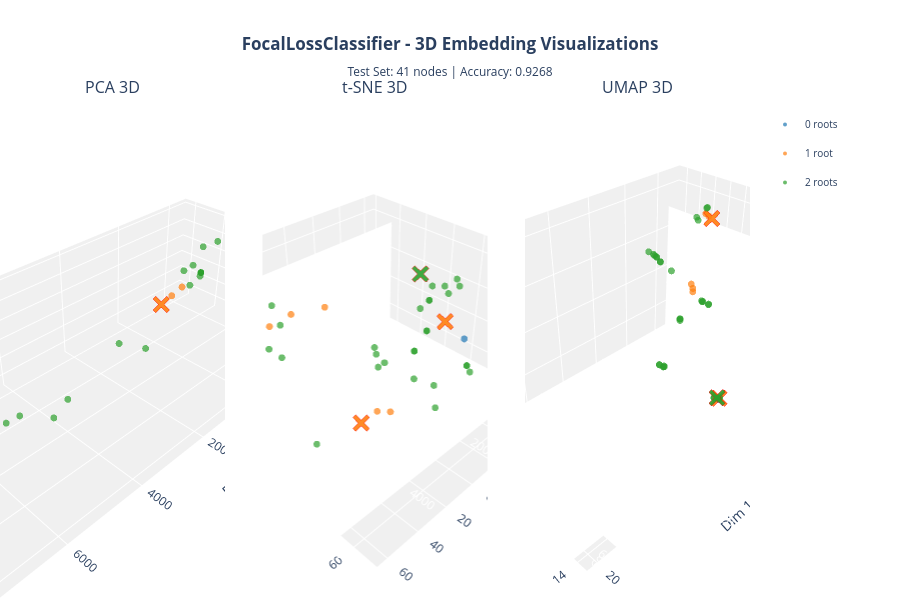

Write notebook code for a chart like this one.
### Code cell
# 4. Focal Loss Model - 3D Visualization
print("\n" + "="*70)
print("3D VISUALIZATION - FOCAL LOSS CLASSIFIER")
print("="*70)
focal_embeddings_3d = plot_model_embeddings_3d(focal_model, "FocalLossClassifier", data, trainer, class_names)

print("\n" + "="*70)
print("✓ All 3D embedding visualizations complete!")
print("="*70)

### Figure 1 — Plotly figure (JSON) as saved in the notebook; plotly's stock layout.template omitted (floating-point values rounded to 4 significant figures)
{"data": [{"hovertemplate": "<b>0 roots</b><br>True: %{text}<br>PCA1: %{x:.2f}<br>PCA2: %{y:.2f}<br>PCA3: %{z:.2f}<extra></extra>", "legendgroup": "class_0", "marker": {"color": "#1f77b4", "opacity": 0.7, "size": 4, "symbol": "circle"}, "mode": "markers", "name": "0 roots", "scene": "scene", "showlegend": true, "text": ["0 roots"], "type": "scatter3d", "x": [-2015.0], "y": [303.7], "z": [620.1]}, {"hovertemplate": "<b>1 root</b><br>True: %{text}<br>PCA1: %{x:.2f}<br>PCA2: %{y:.2f}<br>PCA3: %{z:.2f}<extra></extra>", "legendgroup": "class_1", "marker": {"color": "#ff7f0e", "opacity": 0.7, "size": 4, "symbol": "circle"}, "mode": "markers", "name": "1 root", "scene": "scene", "showlegend": true, "text": ["1 root", "1 root", "1 root", "1 root", "1 root"], "type": "scatter3d", "x": [-298.1, -586.8, -1075.0, -324.2, 459.5], "y": [-723.7, -634.6, 1196.0, 1659.0, 2112.0], "z": [-386.9, -212.1, -396.9, -1063.0, -1736.0]}, {"hovertemplate": "<b>ERROR</b><br>True: 1 root<br>Pred: %{text}<br>PCA1: %{x:.2f}<br>PCA2: %{y:.2f}<br>PCA3: %{z:.2f}<extra></extra>", "legendgroup": "class_1", "marker": {"color": "#ff7f0e", "line": {"color": "red", "width": 2}, "opacity": 0.9, "size": 6, "symbol": "x"}, "mode": "markers", "name": "1 root (error)", "scene": "scene", "showlegend": false, "text": ["2 roots", "0 roots"], "type": "scatter3d", "x": [-7.24, -2254.0], "y": [-813.6, 9.158], "z": [-563.1, 728.7]}, {"hovertemplate": "<b>2 roots</b><br>True: %{text}<br>PCA1: %{x:.2f}<br>PCA2: %{y:.2f}<br>PCA3: %{z:.2f}<extra></extra>", "legendgroup": "class_2", "marker": {"color": "#2ca02c", "opacity": 0.7, "size": 4, "symbol": "circle"}, "mode": "markers", "name": "2 roots", "scene": "scene", "showlegend": true, "text": ["2 roots", "2 roots", "2 roots", "2 roots", "2 roots", "2 roots", "2 roots", "2 roots", "2 roots", "2 roots", "2 roots", "2 roots", "2 roots", "2 roots", "2 roots", "2 roots", "2 roots", "2 roots", "2 roots", "2 roots", "2 roots", "2 roots", "2 roots", "2 roots", "2 roots", "2 roots", "2 roots", "2 roots", "2 roots", "2 roots", "2 roots", "2 roots"], "type": "scatter3d", "x": [6337.0, 1092.0, -488.9, -756.2, -783.9, -1076.0, -1327.0, -1245.0, -1245.0, -1245.0, -1245.0, -1654.0, -1997.0, -1997.0, -2268.0, -2268.0, -2268.0, -2398.0, -2398.0, -2398.0, -2255.0, -2255.0, -1836.0, -1962.0, -1962.0, 2594.0, 4668.0, 5826.0, 6196.0, 4998.0, 6782.0, 7448.0], "y": [-2227.0, -1252.0, -540.6, -471.2, -537.4, -454.8, -625.0, -560.3, -560.3, -560.3, -560.3, -422.5, -185.6, -185.6, 16.2, 16.2, 16.2, 156.5, 156.5, 156.5, 268.6, 268.6, 550.7, 456.6, 456.6, 982.0, 878.1, 931.0, 1054.0, 829.1, 897.3, 928.4], "z": [1016.0, -1465.0, 331.0, 411.5, -198.7, -12.78, 675.4, -11.61, -11.61, -11.61, -11.61, 783.0, 535.4, 535.4, 735.3, 735.3, 735.3, 749.9, 749.9, 749.9, 553.6, 553.6, 318.8, 314.3, 314.3, 236.7, 27.41, 364.4, 511.1, -267.1, 248.3, 441.1]}, {"hovertemplate": "<b>ERROR</b><br>True: 2 roots<br>Pred: %{text}<br>PCA1: %{x:.2f}<br>PCA2: %{y:.2f}<br>PCA3: %{z:.2f}<extra></extra>", "legendgroup": "class_2", "marker": {"color": "#2ca02c", "line": {"color": "red", "width": 2}, "opacity": 0.9, "size": 6, "symbol": "x"}, "mode": "markers", "name": "2 roots (error)", "scene": "scene", "showlegend": false, "text": ["0 roots"], "type": "scatter3d", "x": [-2338.0], "y": [102.6], "z": [924.4]}, {"hovertemplate": "<b>0 roots</b><br>True: %{text}<br>t-SNE1: %{x:.2f}<br>t-SNE2: %{y:.2f}<br>t-SNE3: %{z:.2f}<extra></extra>", "legendgroup": "class_0", "marker": {"color": "#1f77b4", "opacity": 0.7, "size": 4, "symbol": "circle"}, "mode": "markers", "name": "0 roots", "scene": "scene2", "showlegend": false, "text": ["0 roots"], "type": "scatter3d", "x": [-56.39], "y": [21.75], "z": [-9.731]}, {"hovertemplate": "<b>1 root</b><br>True: %{text}<br>t-SNE1: %{x:.2f}<br>t-SNE2: %{y:.2f}<br>t-SNE3: %{z:.2f}<extra></extra>", "legendgroup": "class_1", "marker": {"color": "#ff7f0e", "opacity": 0.7, "size": 4, "symbol": "circle"}, "mode": "markers", "name": "1 root", "scene": "scene2", "showlegend": false, "text": ["1 root", "1 root", "1 root", "1 root", "1 root"], "type": "scatter3d", "x": [4.055, 5.641, -8.137, 7.256, 19.21], "y": [12.53, 23.73, -41.63, -53.05, -58.04], "z": [-32.2, -24.64, 4.664, 1.648, -3.375]}, {"hovertemplate": "<b>ERROR</b><br>True: 1 root<br>Pred: %{text}<br>t-SNE1: %{x:.2f}<br>t-SNE2: %{y:.2f}<br>t-SNE3: %{z:.2f}<extra></extra>", "legendgroup": "class_1", "marker": {"color": "#ff7f0e", "line": {"color": "red", "width": 2}, "opacity": 0.9, "size": 6, "symbol": "x"}, "mode": "markers", "name": "1 root (error)", "scene": "scene2", "showlegend": false, "text": ["2 roots", "0 roots"], "type": "scatter3d", "x": [9.547, -45.92], "y": [5.675, 15.35], "z": [-41.43, 3.714]}, {"hovertemplate": "<b>2 roots</b><br>True: %{text}<br>t-SNE1: %{x:.2f}<br>t-SNE2: %{y:.2f}<br>t-SNE3: %{z:.2f}<extra></extra>", "legendgroup": "class_2", "marker": {"color": "#2ca02c", "opacity": 0.7, "size": 4, "symbol": "circle"}, "mode": "markers", "name": "2 roots", "scene": "scene2", "showlegend": false, "text": ["2 roots", "2 roots", "2 roots", "2 roots", "2 roots", "2 roots", "2 roots", "2 roots", "2 roots", "2 roots", "2 roots", "2 roots", "2 roots", "2 roots", "2 roots", "2 roots", "2 roots", "2 roots", "2 roots", "2 roots", "2 roots", "2 roots", "2 roots", "2 roots", "2 roots", "2 roots", "2 roots", "2 roots", "2 roots", "2 roots", "2 roots", "2 roots"], "type": "scatter3d", "x": [61.16, 46.54, -14.59, -18.52, 13.94, 5.018, -19.74, -14.86, -12.27, -12.27, -1.644, -29.52, -29.52, -41.57, -63.7, -48.05, -48.05, -46.77, -46.77, -55.23, -45.98, -45.98, -22.4, -29.46, -33.81, 30.05, 43.66, 48.0, 53.96, 54.25, 57.0, 62.4], "y": [-13.66, 12.9, 36.97, 31.98, 21.57, 38.06, 41.78, 70.41, 55.42, 55.42, 64.64, 32.83, 17.97, 19.34, -0.4115, 1.543, 1.543, 2.0, 2.0, -10.75, -5.952, -5.952, -13.01, -23.13, -18.87, -37.17, -11.62, -6.808, -18.41, -13.75, -2.857, -8.184], "z": [-7.542, -27.12, -26.14, -16.16, 15.17, 4.589, 46.64, 12.7, 12.5, 12.5, 19.43, 43.1, 33.46, 24.76, 12.62, 10.53, 10.53, -9.047, -9.047, -3.192, -26.83, -26.83, -30.06, -24.58, -35.92, 23.87, 30.01, 16.1, 8.652, 39.28, 27.39, 14.87]}, {"hovertemplate": "<b>ERROR</b><br>True: 2 roots<br>Pred: %{text}<br>t-SNE1: %{x:.2f}<br>t-SNE2: %{y:.2f}<br>t-SNE3: %{z:.2f}<extra></extra>", "legendgroup": "class_2", "marker": {"color": "#2ca02c", "line": {"color": "red", "width": 2}, "opacity": 0.9, "size": 6, "symbol": "x"}, "mode": "markers", "name": "2 roots (error)", "scene": "scene2", "showlegend": false, "text": ["0 roots"], "type": "scatter3d", "x": [-60.3], "y": [-16.15], "z": [15.83]}, {"hovertemplate": "<b>0 roots</b><br>True: %{text}<br>UMAP1: %{x:.2f}<br>UMAP2: %{y:.2f}<br>UMAP3: %{z:.2f}<extra></extra>", "legendgroup": "class_0", "marker": {"color": "#1f77b4", "opacity": 0.7, "size": 4, "symbol": "circle"}, "mode": "markers", "name": "0 roots", "scene": "scene3", "showlegend": false, "text": ["0 roots"], "type": "scatter3d", "x": [2.327], "y": [14.83], "z": [3.681]}, {"hovertemplate": "<b>1 root</b><br>True: %{text}<br>UMAP1: %{x:.2f}<br>UMAP2: %{y:.2f}<br>UMAP3: %{z:.2f}<extra></extra>", "legendgroup": "class_1", "marker": {"color": "#ff7f0e", "opacity": 0.7, "size": 4, "symbol": "circle"}, "mode": "markers", "name": "1 root", "scene": "scene3", "showlegend": false, "text": ["1 root", "1 root", "1 root", "1 root", "1 root"], "type": "scatter3d", "x": [-7.373, -7.207, 4.467, 4.453, 4.359], "y": [4.262, 3.971, 12.27, 12.25, 11.96], "z": [17.65, 17.89, 16.22, 16.55, 16.86]}, {"hovertemplate": "<b>ERROR</b><br>True: 1 root<br>Pred: %{text}<br>UMAP1: %{x:.2f}<br>UMAP2: %{y:.2f}<br>UMAP3: %{z:.2f}<extra></extra>", "legendgroup": "class_1", "marker": {"color": "#ff7f0e", "line": {"color": "red", "width": 2}, "opacity": 0.9, "size": 6, "symbol": "x"}, "mode": "markers", "name": "1 root (error)", "scene": "scene3", "showlegend": false, "text": ["2 roots", "0 roots"], "type": "scatter3d", "x": [-7.617, 2.075], "y": [4.532, 14.64], "z": [17.38, 3.655]}, {"hovertemplate": "<b>2 roots</b><br>True: %{text}<br>UMAP1: %{x:.2f}<br>UMAP2: %{y:.2f}<br>UMAP3: %{z:.2f}<extra></extra>", "legendgroup": "class_2", "marker": {"color": "#2ca02c", "opacity": 0.7, "size": 4, "symbol": "circle"}, "mode": "markers", "name": "2 roots", "scene": "scene3", "showlegend": false, "text": ["2 roots", "2 roots", "2 roots", "2 roots", "2 roots", "2 roots", "2 roots", "2 roots", "2 roots", "2 roots", "2 roots", "2 roots", "2 roots", "2 roots", "2 roots", "2 roots", "2 roots", "2 roots", "2 roots", "2 roots", "2 roots", "2 roots", "2 roots", "2 roots", "2 roots", "2 roots", "2 roots", "2 roots", "2 roots", "2 roots", "2 roots", "2 roots"], "type": "scatter3d", "x": [8.275, 20.38, -7.355, -7.417, -6.402, -6.442, -5.406, -6.096, -6.151, -6.151, -6.058, -5.321, -3.613, -3.725, 2.227, 2.239, 2.019, 4.229, 4.167, 4.197, 3.282, 3.307, 3.914, 3.789, 3.848, 6.417, 7.18, 7.455, 7.489, 7.241, 7.615, 7.739], "y": [10.3, -0.6724, 3.928, 3.983, 3.609, 3.35, -0.6491, -0.5367, -0.4508, -0.4052, -0.5066, -0.5349, 9.915, 9.858, 14.73, 14.76, 14.7, 10.71, 10.64, 10.68, 13.28, 13.28, 12.92, 12.97, 12.95, 11.31, 10.67, 10.49, 10.47, 10.73, 10.38, 10.37], "z": [20.86, 7.904, 18.47, 18.53, 17.25, 17.51, -4.023, -4.692, -4.541, -4.634, -4.678, -3.971, -2.426, -2.538, 3.706, 3.731, 3.702, 12.51, 12.44, 12.3, 14.84, 14.8, 15.32, 15.21, 15.2, 18.73, 19.64, 20.12, 20.18, 19.71, 20.31, 20.46]}, {"hovertemplate": "<b>ERROR</b><br>True: 2 roots<br>Pred: %{text}<br>UMAP1: %{x:.2f}<br>UMAP2: %{y:.2f}<br>UMAP3: %{z:.2f}<extra></extra>", "legendgroup": "class_2", "marker": {"color": "#2ca02c", "line": {"color": "red", "width": 2}, "opacity": 0.9, "size": 6, "symbol": "x"}, "mode": "markers", "name": "2 roots (error)", "scene": "scene3", "showlegend": false, "text": ["0 roots"], "type": "scatter3d", "x": [2.114], "y": [14.44], "z": [3.618]}], "layout": {"annotations": [{"font": {"size": 16}, "showarrow": false, "text": "PCA 3D", "x": 0.15, "xanchor": "center", "xref": "paper", "y": 1, "yanchor": "bottom", "yref": "paper"}, {"font": {"size": 16}, "showarrow": false, "text": "t-SNE 3D", "x": 0.5, "xanchor": "center", "xref": "paper", "y": 1, "yanchor": "bottom", "yref": "paper"}, {"font": {"size": 16}, "showarrow": false, "text": "UMAP 3D", "x": 0.85, "xanchor": "center", "xref": "paper", "y": 1, "yanchor": "bottom", "yref": "paper"}], "height": 600, "legend": {"font": {"size": 10}, "orientation": "v", "x": 1.02, "xanchor": "left", "y": 0.98, "yanchor": "top"}, "margin": {"b": 0, "l": 0, "r": 150, "t": 100}, "scene": {"camera": {"eye": {"x": 1.5, "y": 1.5, "z": 1.5}}, "domain": {"x": [0, 0.3], "y": [0, 1]}, "xaxis": {"backgroundcolor": "rgb(240, 240, 240)", "gridcolor": "white", "title": {"text": "Dim 1"}}, "yaxis": {"backgroundcolor": "rgb(240, 240, 240)", "gridcolor": "white", "title": {"text": "Dim 2"}}, "zaxis": {"backgroundcolor": "rgb(240, 240, 240)", "gridcolor": "white", "title": {"text": "Dim 3"}}}, "scene2": {"camera": {"eye": {"x": 1.5, "y": 1.5, "z": 1.5}}, "domain": {"x": [0.35, 0.65], "y": [0, 1]}, "xaxis": {"backgroundcolor": "rgb(240, 240, 240)", "gridcolor": "white", "title": {"text": "Dim 1"}}, "yaxis": {"backgroundcolor": "rgb(240, 240, 240)", "gridcolor": "white", "title": {"text": "Dim 2"}}, "zaxis": {"backgroundcolor": "rgb(240, 240, 240)", "gridcolor": "white", "title": {"text": "Dim 3"}}}, "scene3": {"camera": {"eye": {"x": 1.5, "y": 1.5, "z": 1.5}}, "domain": {"x": [0.7, 1], "y": [0, 1]}, "xaxis": {"backgroundcolor": "rgb(240, 240, 240)", "gridcolor": "white", "title": {"text": "Dim 1"}}, "yaxis": {"backgroundcolor": "rgb(240, 240, 240)", "gridcolor": "white", "title": {"text": "Dim 2"}}, "zaxis": {"backgroundcolor": "rgb(240, 240, 240)", "gridcolor": "white", "title": {"text": "Dim 3"}}}, "showlegend": true, "title": {"text": "<b>FocalLossClassifier - 3D Embedding Visualizations</b><br><sub>Test Set: 41 nodes | Accuracy: 0.9268</sub>", "x": 0.5, "xanchor": "center"}}}
